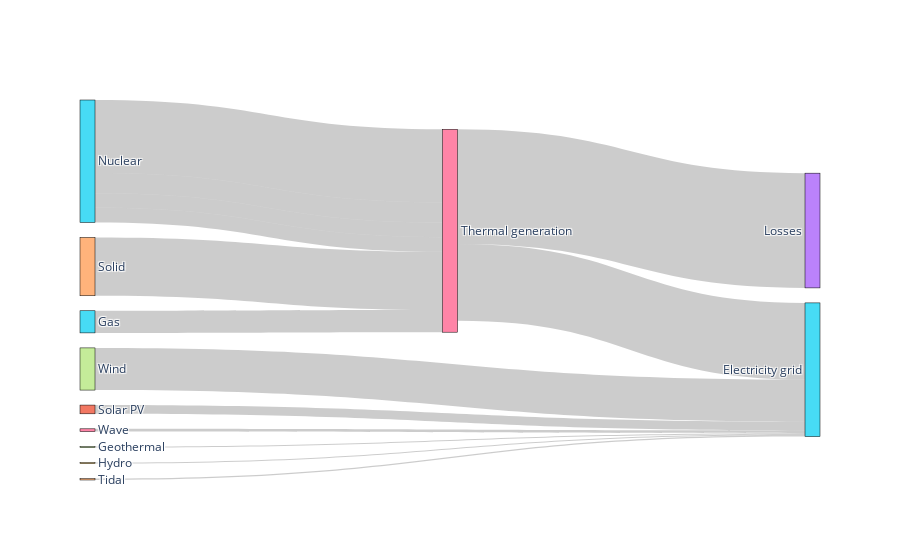

The notebook cell saved with this chart:
### Code cell
fig = go.Figure(data=[go.Sankey(
    valueformat = ".0f",
    valuesuffix = "TWh",
    node = dict(
      pad = 15,
      thickness = 15,
      line = dict(color = "black", width = 0.5),
      label =  cdf['Labels'].dropna(),
    ),
    link = dict(
      source =  elec2['source'],
      target =  elec2['target'],
      value =  elec2['value'],
      label =  elec2['label']
  ))])

fig.show()

### Figure 1 — Plotly figure (JSON) as saved in the notebook; plotly's stock layout.template omitted (floating-point values rounded to 4 significant figures)
{"data": [{"link": {"label": [null, null, null, "Old generation plant (made-up)", "New generation plant (made-up)", null, null, null, null, null, null, null, null, null], "source": [5, 27, 29, 35, 35, 41, 4, 26, 44, 46, 47, 35, 35, 26], "target": [26, 15, 15, 26, 26, 15, 26, 15, 15, 15, 15, 26, 26, 3], "value": [151.9, 7.013, 6.995, 500, 140.0, 59.9, 400.1, 525.5, 9.452, 19.01, 289.4, 100, 100, 787.1]}, "node": {"label": ["Agricultural 'waste'", "Bio-conversion", "Liquid", "Losses", "Solid", "Gas", "Biofuel imports", "Biomass imports", "Coal imports", "Coal", "Coal reserves", "District heating", "Industry", "Heating and cooling - commercial", "Heating and cooling - homes", "Electricity grid", "Over generation / exports", "H2 conversion", "Road transport", "Agriculture", "Rail transport", "Lighting & appliances - commercial", "Lighting & appliances - homes", "Gas imports", "Ngas", "Gas reserves", "Thermal generation", "Geothermal", "H2", "Hydro", "International shipping", "Domestic aviation", "International aviation", "National navigation", "Marine algae", "Nuclear", "Oil imports", "Oil", "Oil reserves", "Other waste", "Pumped heat", "Solar PV", "Solar Thermal", "Solar", "Tidal", "UK land based bioenergy", "Wave", "Wind"], "line": {"color": "black", "width": 0.5}, "pad": 15, "thickness": 15}, "type": "sankey", "valueformat": ".0f", "valuesuffix": "TWh"}], "layout": {}}
